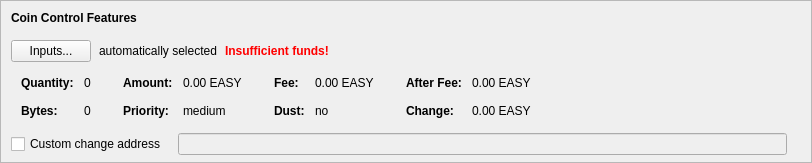
    <widget class="QFrame" name="frameCoinControl">
     <property name="sizePolicy">
      <sizepolicy hsizetype="Expanding" vsizetype="Expanding">
       <horstretch>0</horstretch>
       <verstretch>0</verstretch>
      </sizepolicy>
     </property>
     <property name="maximumSize">
      <size>
       <width>16777215</width>
       <height>16777215</height>
      </size>
     </property>
     <property name="frameShape">
      <enum>QFrame::StyledPanel</enum>
     </property>
     <property name="frameShadow">
      <enum>QFrame::Sunken</enum>
     </property>
     <layout class="QVBoxLayout" name="verticalLayoutCoinControl2">
      <property name="spacing">
       <number>0</number>
      </property>
      <property name="leftMargin">
       <number>0</number>
      </property>
      <property name="topMargin">
       <number>0</number>
      </property>
      <property name="rightMargin">
       <number>0</number>
      </property>
      <property name="bottomMargin">
       <number>6</number>
      </property>
      <item>
       <layout class="QVBoxLayout" name="verticalLayoutCoinControl" stretch="0,0,0,0,1">
        <property name="spacing">
         <number>0</number>
        </property>
        <property name="leftMargin">
         <number>10</number>
        </property>
        <property name="topMargin">
         <number>10</number>
        </property>
        <item>
         <layout class="QHBoxLayout" name="horizontalLayoutCoinControl1">
          <property name="bottomMargin">
           <number>15</number>
          </property>
          <item>
           <widget class="QLabel" name="labelCoinControlFeatures">
            <property name="sizePolicy">
             <sizepolicy hsizetype="Preferred" vsizetype="Maximum">
              <horstretch>0</horstretch>
              <verstretch>0</verstretch>
             </sizepolicy>
            </property>
            <property name="font">
             <font>
              <weight>75</weight>
              <bold>true</bold>
             </font>
            </property>
            <property name="styleSheet">
             <string notr="true">font-weight:bold;</string>
            </property>
            <property name="text">
             <string>Coin Control Features</string>
            </property>
           </widget>
          </item>
         </layout>
        </item>
        <item>
         <layout class="QHBoxLayout" name="horizontalLayoutCoinControl2" stretch="0,0,0,0">
          <property name="spacing">
           <number>8</number>
          </property>
          <property name="bottomMargin">
           <number>10</number>
          </property>
          <item>
           <widget class="QPushButton" name="pushButtonCoinControl">
            <property name="styleSheet">
             <string notr="true"/>
            </property>
            <property name="text">
             <string>Inputs...</string>
            </property>
            <property name="autoDefault">
             <bool>false</bool>
            </property>
           </widget>
          </item>
          <item>
           <widget class="QLabel" name="labelCoinControlAutomaticallySelected">
            <property name="text">
             <string>automatically selected</string>
            </property>
            <property name="margin">
             <number>5</number>
            </property>
           </widget>
          </item>
          <item>
           <widget class="QLabel" name="labelCoinControlInsuffFunds">
            <property name="font">
             <font>
              <weight>75</weight>
              <bold>true</bold>
             </font>
            </property>
            <property name="styleSheet">
             <string notr="true">color:red;font-weight:bold;</string>
            </property>
            <property name="text">
             <string>Insufficient funds!</string>
            </property>
            <property name="margin">
             <number>5</number>
            </property>
           </widget>
          </item>
          <item>
           <spacer name="horizontalSpacerCoinControl">
            <property name="orientation">
             <enum>Qt::Horizontal</enum>
            </property>
            <property name="sizeHint" stdset="0">
             <size>
              <width>40</width>
              <height>1</height>
             </size>
            </property>
           </spacer>
          </item>
         </layout>
        </item>
        <item>
         <widget class="QWidget" name="widgetCoinControl" native="true">
          <property name="sizePolicy">
           <sizepolicy hsizetype="Preferred" vsizetype="Preferred">
            <horstretch>0</horstretch>
            <verstretch>0</verstretch>
           </sizepolicy>
          </property>
          <property name="minimumSize">
           <size>
            <width>0</width>
            <height>0</height>
           </size>
          </property>
          <property name="styleSheet">
           <string notr="true"/>
          </property>
          <layout class="QHBoxLayout" name="horizontalLayoutCoinControl5">
           <property name="leftMargin">
            <number>0</number>
           </property>
           <property name="topMargin">
            <number>0</number>
           </property>
           <property name="rightMargin">
            <number>0</number>
           </property>
           <property name="bottomMargin">
            <number>0</number>
           </property>
           <item>
            <layout class="QHBoxLayout" name="horizontalLayoutCoinControl3" stretch="0,0,0,1">
             <property name="spacing">
              <number>20</number>
             </property>
             <property name="topMargin">
              <number>0</number>
             </property>
             <property name="bottomMargin">
              <number>10</number>
             </property>
             <item>
              <layout class="QFormLayout" name="formLayoutCoinControl1">
               <property name="horizontalSpacing">
                <number>10</number>
               </property>
               <property name="verticalSpacing">
                <number>14</number>
               </property>
               <property name="leftMargin">
                <number>10</number>
               </property>
               <property name="topMargin">
                <number>4</number>
               </property>
               <property name="rightMargin">
                <number>6</number>
               </property>
               <item row="0" column="0">
                <widget class="QLabel" name="labelCoinControlQuantityText">
                 <property name="font">
                  <font>
                   <weight>75</weight>
                   <bold>true</bold>
                  </font>
                 </property>
                 <property name="text">
                  <string>Quantity:</string>
                 </property>
                 <property name="margin">
                  <number>0</number>
                 </property>
                </widget>
               </item>
               <item row="0" column="1">
                <widget class="QLabel" name="labelCoinControlQuantity">
                 <property name="cursor">
                  <cursorShape>IBeamCursor</cursorShape>
                 </property>
                 <property name="contextMenuPolicy">
                  <enum>Qt::ActionsContextMenu</enum>
                 </property>
                 <property name="text">
                  <string notr="true">0</string>
                 </property>
                 <property name="margin">
                  <number>0</number>
                 </property>
                 <property name="textInteractionFlags">
                  <set>Qt::LinksAccessibleByMouse|Qt::TextSelectableByKeyboard|Qt::TextSelectableByMouse</set>
                 </property>
                </widget>
               </item>
               <item row="1" column="0">
                <widget class="QLabel" name="labelCoinControlBytesText">
                 <property name="font">
                  <font>
                   <weight>75</weight>
                   <bold>true</bold>
                  </font>
                 </property>
                 <property name="text">
                  <string>Bytes:</string>
                 </property>
                </widget>
               </item>
               <item row="1" column="1">
                <widget class="QLabel" name="labelCoinControlBytes">
                 <property name="cursor">
                  <cursorShape>IBeamCursor</cursorShape>
                 </property>
                 <property name="contextMenuPolicy">
                  <enum>Qt::ActionsContextMenu</enum>
                 </property>
                 <property name="text">
                  <string notr="true">0</string>
                 </property>
                 <property name="textInteractionFlags">
                  <set>Qt::LinksAccessibleByMouse|Qt::TextSelectableByKeyboard|Qt::TextSelectableByMouse</set>
                 </property>
                </widget>
               </item>
              </layout>
             </item>
             <item>
              <layout class="QFormLayout" name="formLayoutCoinControl2">
               <property name="horizontalSpacing">
                <number>10</number>
               </property>
               <property name="verticalSpacing">
                <number>14</number>
               </property>
               <property name="leftMargin">
                <number>6</number>
               </property>
               <property name="topMargin">
                <number>4</number>
               </property>
               <property name="rightMargin">
                <number>6</number>
               </property>
               <item row="0" column="0">
                <widget class="QLabel" name="labelCoinControlAmountText">
                 <property name="font">
                  <font>
                   <weight>75</weight>
                   <bold>true</bold>
                  </font>
                 </property>
                 <property name="text">
                  <string>Amount:</string>
                 </property>
                 <property name="margin">
                  <number>0</number>
                 </property>
                </widget>
               </item>
               <item row="0" column="1">
                <widget class="QLabel" name="labelCoinControlAmount">
                 <property name="cursor">
                  <cursorShape>IBeamCursor</cursorShape>
                 </property>
                 <property name="contextMenuPolicy">
                  <enum>Qt::ActionsContextMenu</enum>
                 </property>
                 <property name="text">
                  <string notr="true">0.00 EASY</string>
                 </property>
                 <property name="textInteractionFlags">
                  <set>Qt::LinksAccessibleByMouse|Qt::TextSelectableByKeyboard|Qt::TextSelectableByMouse</set>
                 </property>
                </widget>
               </item>
               <item row="1" column="0">
                <widget class="QLabel" name="labelCoinControlPriorityText">
                 <property name="font">
                  <font>
                   <weight>75</weight>
                   <bold>true</bold>
                  </font>
                 </property>
                 <property name="text">
                  <string>Priority:</string>
                 </property>
                </widget>
               </item>
               <item row="1" column="1">
                <widget class="QLabel" name="labelCoinControlPriority">
                 <property name="cursor">
                  <cursorShape>IBeamCursor</cursorShape>
                 </property>
                 <property name="contextMenuPolicy">
                  <enum>Qt::ActionsContextMenu</enum>
                 </property>
                 <property name="text">
                  <string>medium</string>
                 </property>
                 <property name="textInteractionFlags">
                  <set>Qt::LinksAccessibleByMouse|Qt::TextSelectableByKeyboard|Qt::TextSelectableByMouse</set>
                 </property>
                </widget>
               </item>
              </layout>
             </item>
             <item>
              <layout class="QFormLayout" name="formLayoutCoinControl3">
               <property name="horizontalSpacing">
                <number>10</number>
               </property>
               <property name="verticalSpacing">
                <number>14</number>
               </property>
               <property name="leftMargin">
                <number>6</number>
               </property>
               <property name="topMargin">
                <number>4</number>
               </property>
               <property name="rightMargin">
                <number>6</number>
               </property>
               <item row="0" column="0">
                <widget class="QLabel" name="labelCoinControlFeeText">
                 <property name="font">
                  <font>
                   <weight>75</weight>
                   <bold>true</bold>
                  </font>
                 </property>
                 <property name="text">
                  <string>Fee:</string>
                 </property>
                 <property name="margin">
                  <number>0</number>
                 </property>
                </widget>
               </item>
               <item row="0" column="1">
                <widget class="QLabel" name="labelCoinControlFee">
                 <property name="cursor">
                  <cursorShape>IBeamCursor</cursorShape>
                 </property>
                 <property name="contextMenuPolicy">
                  <enum>Qt::ActionsContextMenu</enum>
                 </property>
                 <property name="text">
                  <string notr="true">0.00 EASY</string>
                 </property>
                 <property name="textInteractionFlags">
                  <set>Qt::LinksAccessibleByMouse|Qt::TextSelectableByKeyboard|Qt::TextSelectableByMouse</set>
                 </property>
                </widget>
               </item>
               <item row="1" column="0">
                <widget class="QLabel" name="labelCoinControlLowOutputText">
                 <property name="font">
                  <font>
                   <weight>75</weight>
                   <bold>true</bold>
                  </font>
                 </property>
                 <property name="text">
                  <string>Dust:</string>
                 </property>
                </widget>
               </item>
               <item row="1" column="1">
                <widget class="QLabel" name="labelCoinControlLowOutput">
                 <property name="cursor">
                  <cursorShape>IBeamCursor</cursorShape>
                 </property>
                 <property name="contextMenuPolicy">
                  <enum>Qt::ActionsContextMenu</enum>
                 </property>
                 <property name="text">
                  <string>no</string>
                 </property>
                 <property name="textInteractionFlags">
                  <set>Qt::LinksAccessibleByMouse|Qt::TextSelectableByKeyboard|Qt::TextSelectableByMouse</set>
                 </property>
                </widget>
               </item>
              </layout>
             </item>
             <item>
              <layout class="QFormLayout" name="formLayoutCoinControl4">
               <property name="horizontalSpacing">
                <number>10</number>
               </property>
               <property name="verticalSpacing">
                <number>14</number>
               </property>
               <property name="leftMargin">
                <number>6</number>
               </property>
               <property name="topMargin">
                <number>4</number>
               </property>
               <property name="rightMargin">
                <number>6</number>
               </property>
               <item row="0" column="0">
                <widget class="QLabel" name="labelCoinControlAfterFeeText">
                 <property name="font">
                  <font>
                   <weight>75</weight>
                   <bold>true</bold>
                  </font>
                 </property>
                 <property name="text">
                  <string>After Fee:</string>
                 </property>
                 <property name="margin">
                  <number>0</number>
                 </property>
                </widget>
               </item>
               <item row="0" column="1">
                <widget class="QLabel" name="labelCoinControlAfterFee">
                 <property name="cursor">
                  <cursorShape>IBeamCursor</cursorShape>
                 </property>
                 <property name="contextMenuPolicy">
                  <enum>Qt::ActionsContextMenu</enum>
                 </property>
                 <property name="text">
                  <string notr="true">0.00 EASY</string>
                 </property>
                 <property name="textInteractionFlags">
                  <set>Qt::LinksAccessibleByMouse|Qt::TextSelectableByKeyboard|Qt::TextSelectableByMouse</set>
                 </property>
                </widget>
               </item>
               <item row="1" column="0">
                <widget class="QLabel" name="labelCoinControlChangeText">
                 <property name="font">
                  <font>
                   <weight>75</weight>
                   <bold>true</bold>
                  </font>
                 </property>
                 <property name="text">
                  <string>Change:</string>
                 </property>
                </widget>
               </item>
               <item row="1" column="1">
                <widget class="QLabel" name="labelCoinControlChange">
                 <property name="cursor">
                  <cursorShape>IBeamCursor</cursorShape>
                 </property>
                 <property name="contextMenuPolicy">
                  <enum>Qt::ActionsContextMenu</enum>
                 </property>
                 <property name="text">
                  <string notr="true">0.00 EASY</string>
                 </property>
                 <property name="textInteractionFlags">
                  <set>Qt::LinksAccessibleByMouse|Qt::TextSelectableByKeyboard|Qt::TextSelectableByMouse</set>
                 </property>
                </widget>
               </item>
              </layout>
             </item>
            </layout>
           </item>
          </layout>
         </widget>
        </item>
        <item>
         <layout class="QHBoxLayout" name="horizontalLayoutCoinControl4" stretch="0,0,0">
          <property name="spacing">
           <number>12</number>
          </property>
          <property name="sizeConstraint">
           <enum>QLayout::SetDefaultConstraint</enum>
          </property>
          <property name="topMargin">
           <number>5</number>
          </property>
          <property name="rightMargin">
           <number>5</number>
          </property>
          <item>
           <widget class="QCheckBox" name="checkBoxCoinControlChange">
            <property name="toolTip">
             <string>If this is activated, but the change address is empty or invalid, change will be sent to a newly generated address.</string>
            </property>
            <property name="text">
             <string>Custom change address</string>
            </property>
           </widget>
          </item>
          <item>
           <widget class="QValidatedLineEdit" name="lineEditCoinControlChange">
            <property name="enabled">
             <bool>false</bool>
            </property>
            <property name="sizePolicy">
             <sizepolicy hsizetype="Expanding" vsizetype="Fixed">
              <horstretch>0</horstretch>
              <verstretch>0</verstretch>
             </sizepolicy>
            </property>
           </widget>
          </item>
          <item>
           <widget class="QLabel" name="labelCoinControlChangeLabel">
            <property name="sizePolicy">
             <sizepolicy hsizetype="Preferred" vsizetype="Expanding">
              <horstretch>0</horstretch>
              <verstretch>0</verstretch>
             </sizepolicy>
            </property>
            <property name="minimumSize">
             <size>
              <width>0</width>
              <height>0</height>
             </size>
            </property>
            <property name="text">
             <string/>
            </property>
            <property name="margin">
             <number>3</number>
            </property>
           </widget>
          </item>
         </layout>
        </item>
        <item>
         <spacer name="verticalSpacerCoinControl">
          <property name="orientation">
           <enum>Qt::Vertical</enum>
          </property>
          <property name="sizeHint" stdset="0">
           <size>
            <width>800</width>
            <height>1</height>
           </size>
          </property>
         </spacer>
        </item>
       </layout>
      </item>
     </layout>
    </widget>
